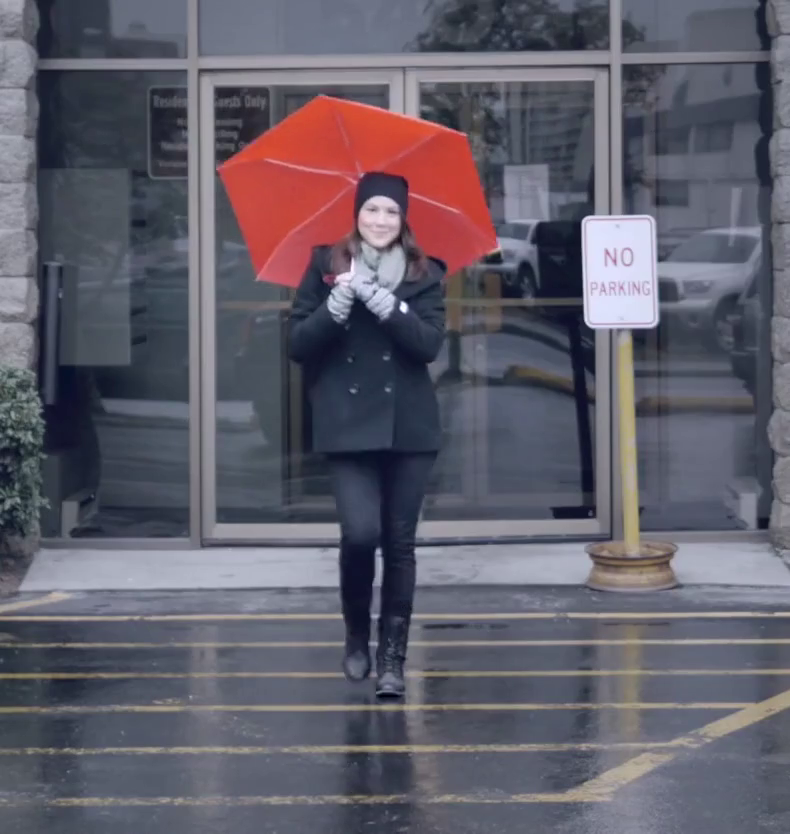
#> input picture frame 6 of ex6.17/input.mp4, 790 x 834 px, given in place of input.avi, which was not available
$ python ex6.17-coder.py
#> lines starting #> are read from the running program, lines starting #| are printed output that depends on the picture; pictures that were not available may be replaced by others from this repository, and a replacement may not be noted
import cv2

# Program parameters
Q_PARAMETER = 10
GOP_MODE = False
GOP_SIZE = 4


f_cnt = 1
vid = cv2.VideoCapture('input.avi')
ret, prev_frame = vid.read()
#> prev_frame is the input picture: shape (834, 790, 3); mean B, G, R 105.7, 93.9, 97
prev_frame = cv2.cvtColor(prev_frame, cv2.COLOR_BGR2GRAY)
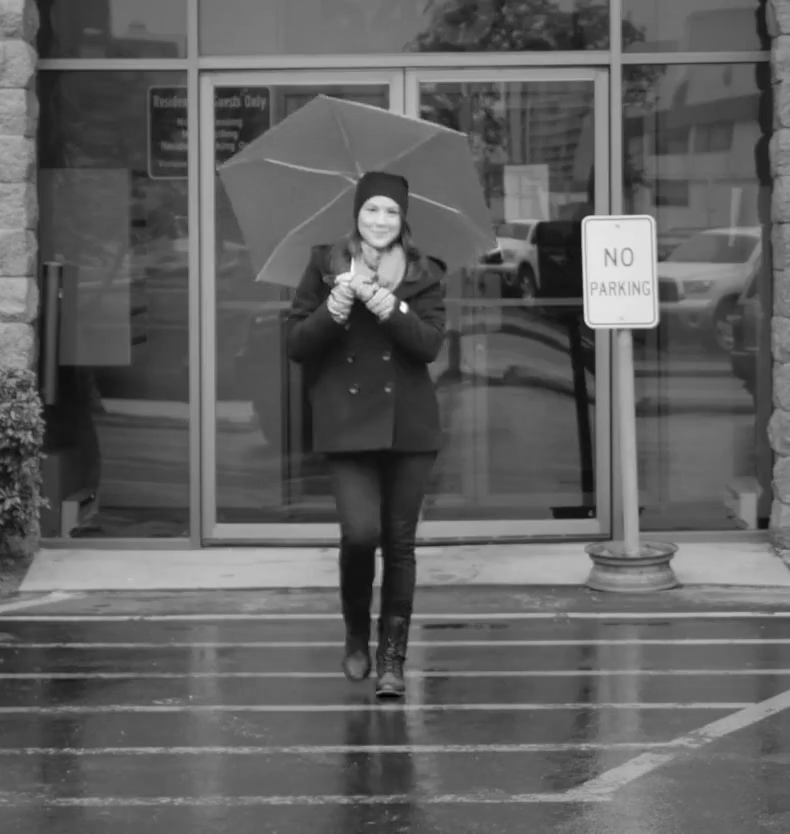
#> prev_frame: shape (834, 790); min 1, max 254, mean 96.2

fourcc = cv2.VideoWriter_fourcc(*'XVID')
out = cv2.VideoWriter('quantized.avi', fourcc, int(vid.get(5)), (int(vid.get(3)), int(vid.get(4))), False)
out.write(prev_frame)
while vid.isOpened():
    ret, c_frame = vid.read()
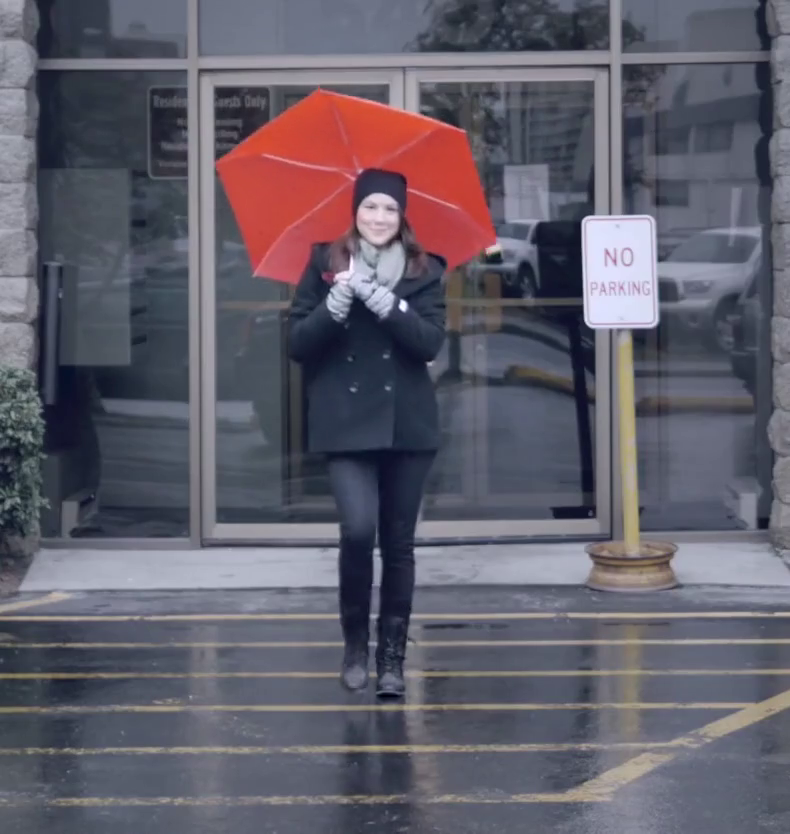
#> input picture frame 7 of ex6.17/input.mp4, 790 x 834 px, given in place of input.avi, which was not available
#> c_frame is the input picture: shape (834, 790, 3); mean B, G, R 105.9, 94, 97.3
    f_cnt += 1
    if not ret:
        break
    c_frame = cv2.cvtColor(c_frame, cv2.COLOR_BGR2GRAY)
#> c_frame: shape (834, 790)
    if GOP_MODE:
        if f_cnt % GOP_SIZE != 0:
            diff = (c_frame - prev_frame) // Q_PARAMETER
            out.write(diff)
        else:
            out.write(c_frame)
    else:
        diff = (c_frame - prev_frame) // Q_PARAMETER
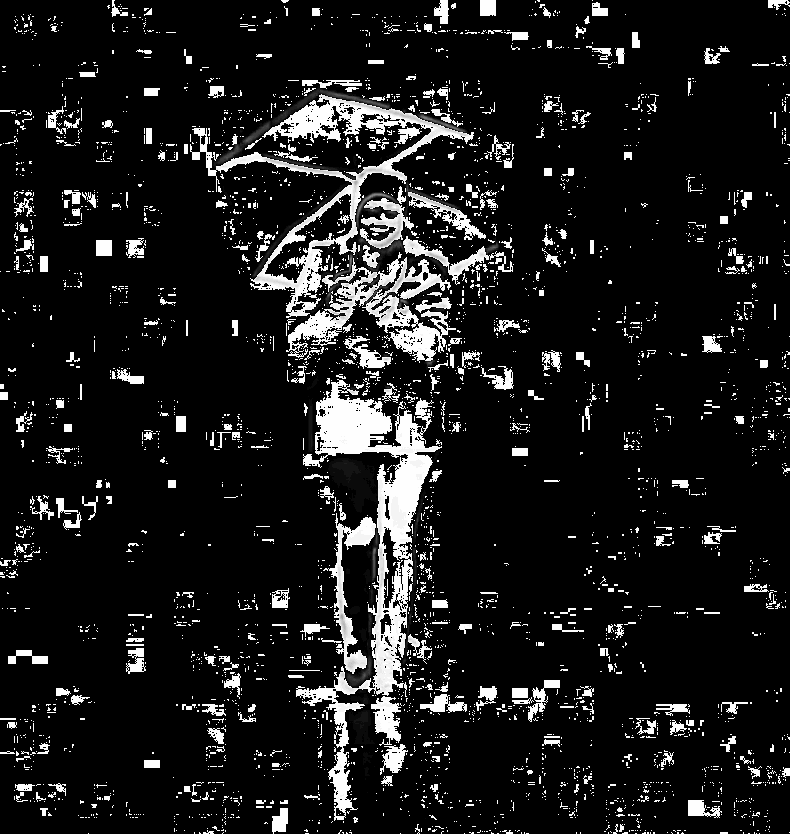
#> diff: shape (834, 790); min 0, max 25, mean 2.6; drawn with min black and max white
        out.write(diff)
    prev_frame = c_frame

vid.release()
out.release()

$ run again, starting later in the video
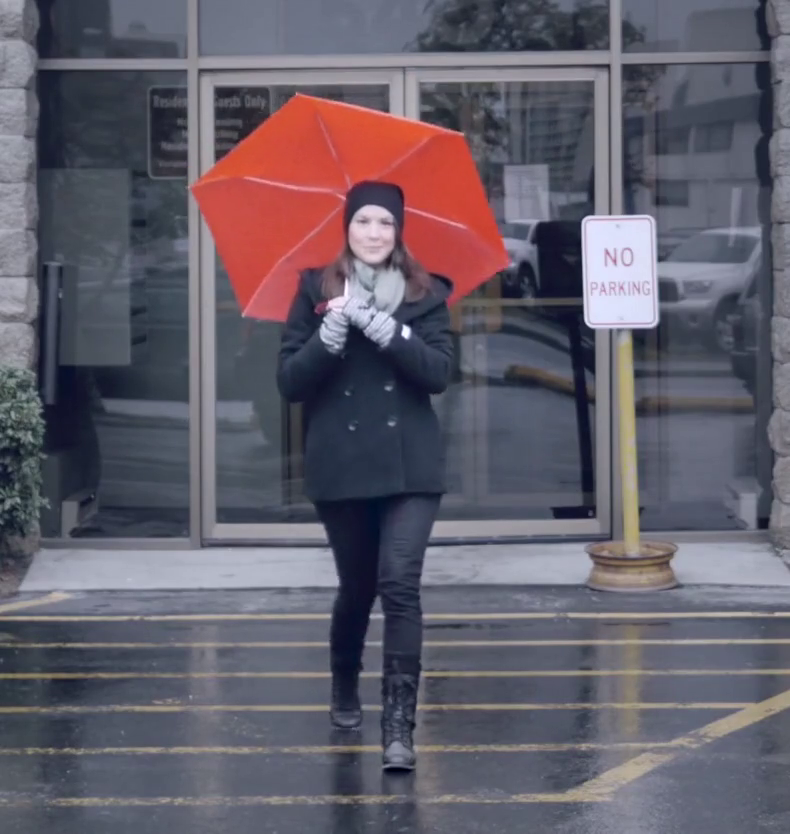
#> input picture frame 27 of ex6.17/input.mp4, 790 x 834 px, given in place of input.avi, which was not available
#> prev_frame is the input picture: shape (834, 790, 3); mean B, G, R 105.5, 93.8, 98.9
#> prev_frame: shape (834, 790)
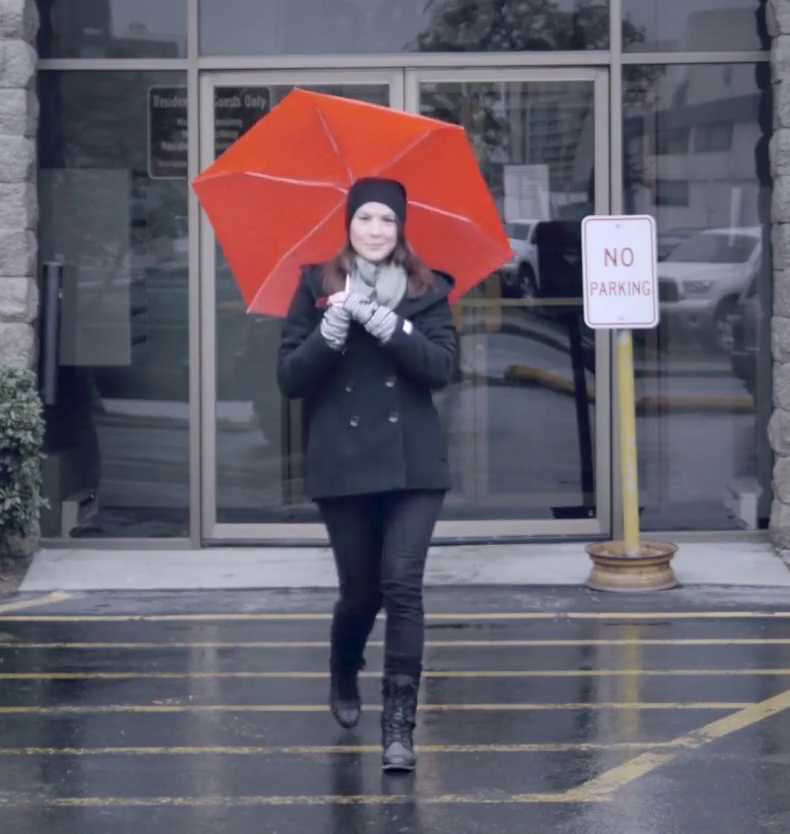
#> input picture frame 28 of ex6.17/input.mp4, 790 x 834 px, given in place of input.avi, which was not available
#> c_frame is the input picture: shape (834, 790, 3); mean B, G, R 105.4, 93.7, 98.8
#> c_frame: shape (834, 790)
#> `diff = (c_frame - prev_frame) // Q_PARAMETER`:
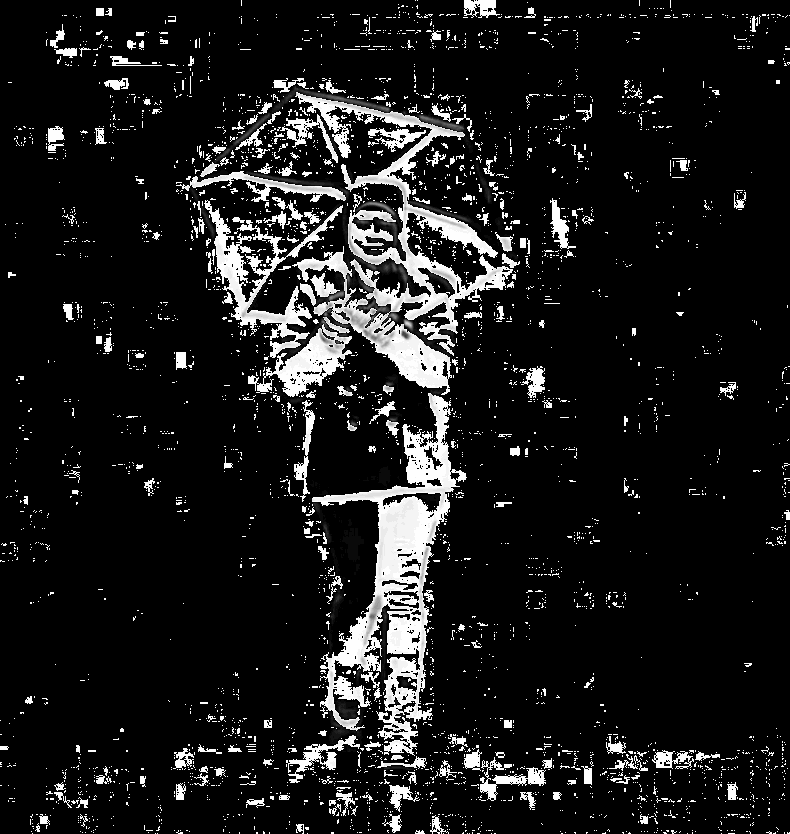
#> diff: shape (834, 790); min 0, max 25, mean 2.6; drawn with min black and max white

$ run again, starting later in the video
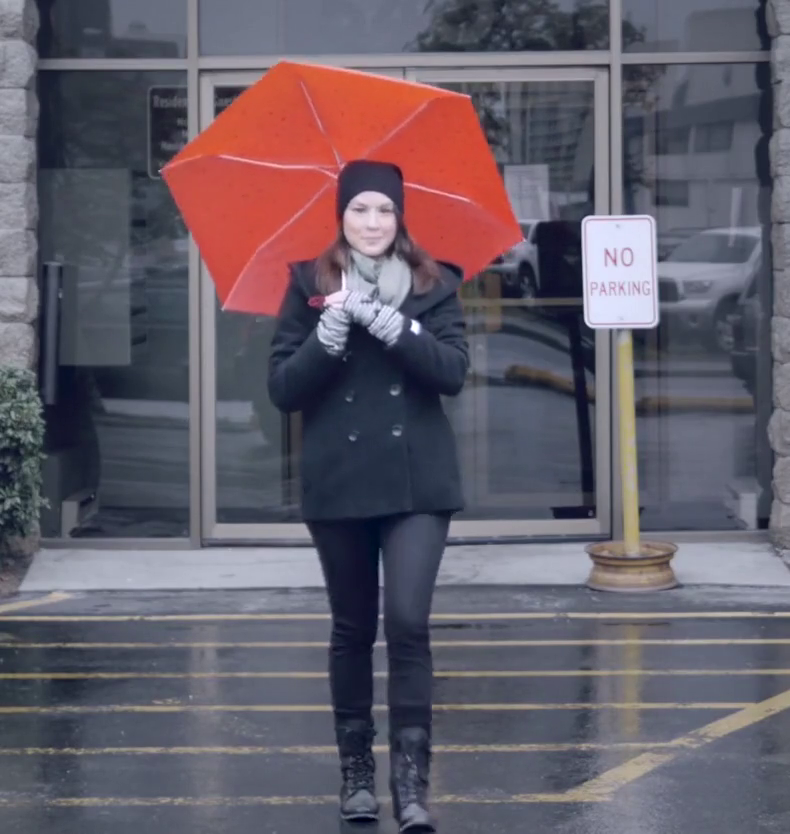
#> input picture frame 48 of ex6.17/input.mp4, 790 x 834 px, given in place of input.avi, which was not available
#> prev_frame is the input picture: shape (834, 790, 3); mean B, G, R 104.1, 92.7, 99.9
#> prev_frame: shape (834, 790)
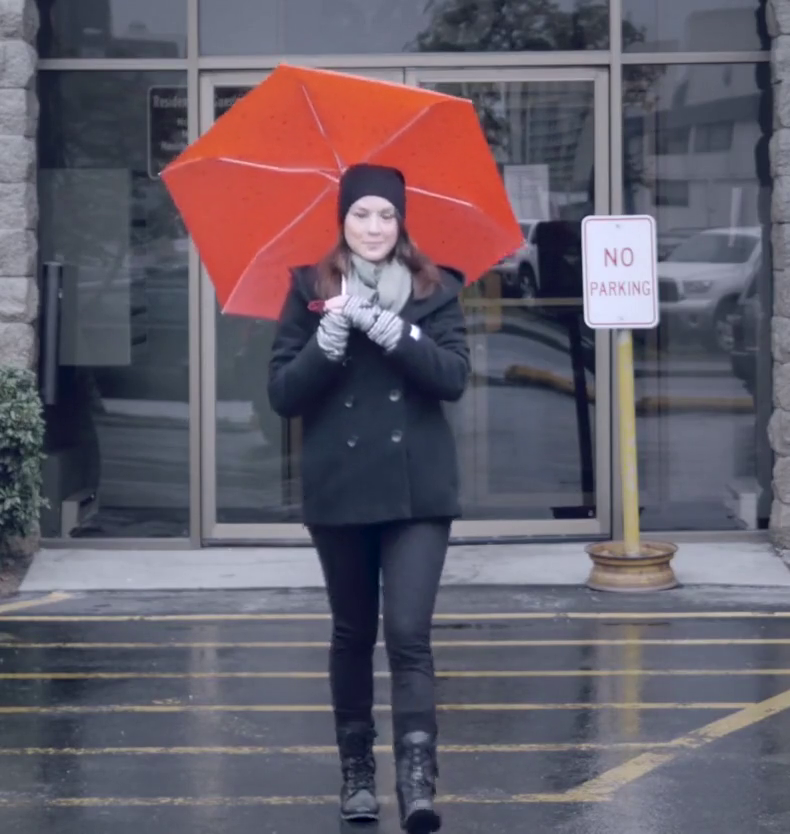
#> input picture frame 49 of ex6.17/input.mp4, 790 x 834 px, given in place of input.avi, which was not available
#> c_frame is the input picture: shape (834, 790, 3); mean B, G, R 104.2, 92.8, 100.2
#> c_frame: shape (834, 790)
#> `diff = (c_frame - prev_frame) // Q_PARAMETER`:
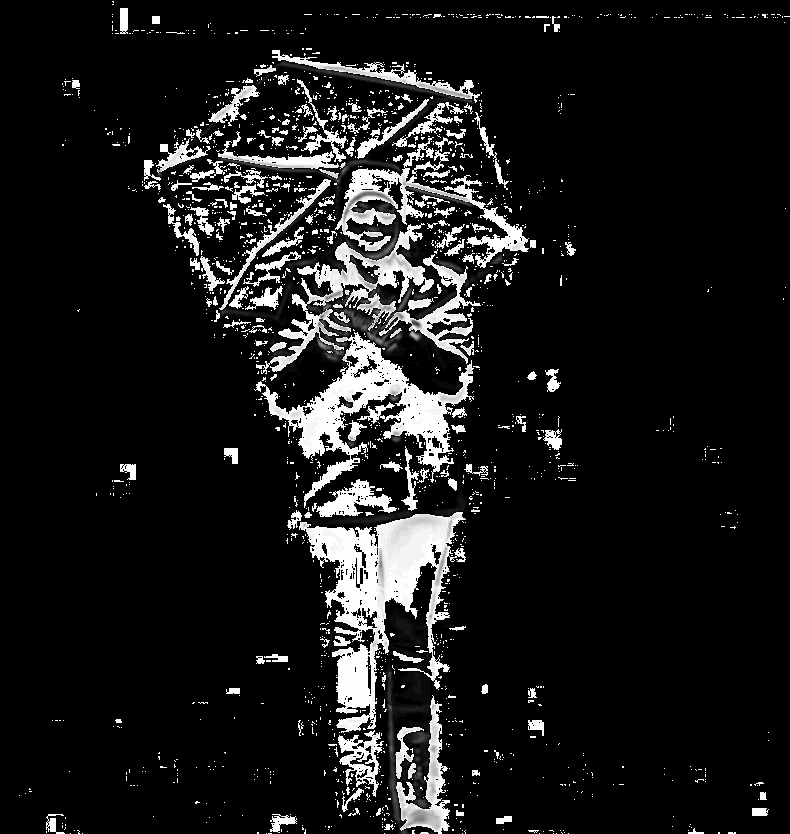
#> diff: shape (834, 790); min 0, max 25, mean 2.5; drawn with min black and max white
